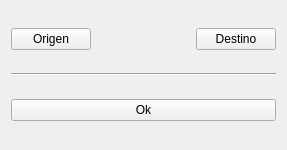
<?xml version="1.0" encoding="UTF-8"?>
<ui version="4.0">
 <class>Form</class>
 <widget class="QWidget" name="Form">
  <property name="geometry">
   <rect>
    <x>0</x>
    <y>0</y>
    <width>287</width>
    <height>150</height>
   </rect>
  </property>
  <property name="windowTitle">
   <string>Form</string>
  </property>
  <layout class="QGridLayout" name="gridLayout">
   <item row="0" column="0">
    <layout class="QHBoxLayout" name="horizontalLayout">
     <item>
      <widget class="QPushButton" name="origen">
       <property name="text">
        <string>Origen</string>
       </property>
      </widget>
     </item>
     <item>
      <spacer name="horizontalSpacer">
       <property name="orientation">
        <enum>Qt::Horizontal</enum>
       </property>
       <property name="sizeHint" stdset="0">
        <size>
         <width>40</width>
         <height>20</height>
        </size>
       </property>
      </spacer>
     </item>
     <item>
      <widget class="QPushButton" name="destino">
       <property name="text">
        <string>Destino</string>
       </property>
      </widget>
     </item>
    </layout>
   </item>
   <item row="1" column="0">
    <widget class="Line" name="line">
     <property name="orientation">
      <enum>Qt::Horizontal</enum>
     </property>
    </widget>
   </item>
   <item row="2" column="0">
    <widget class="QPushButton" name="ok">
     <property name="text">
      <string>Ok</string>
     </property>
    </widget>
   </item>
  </layout>
 </widget>
 <resources/>
 <connections/>
</ui>
